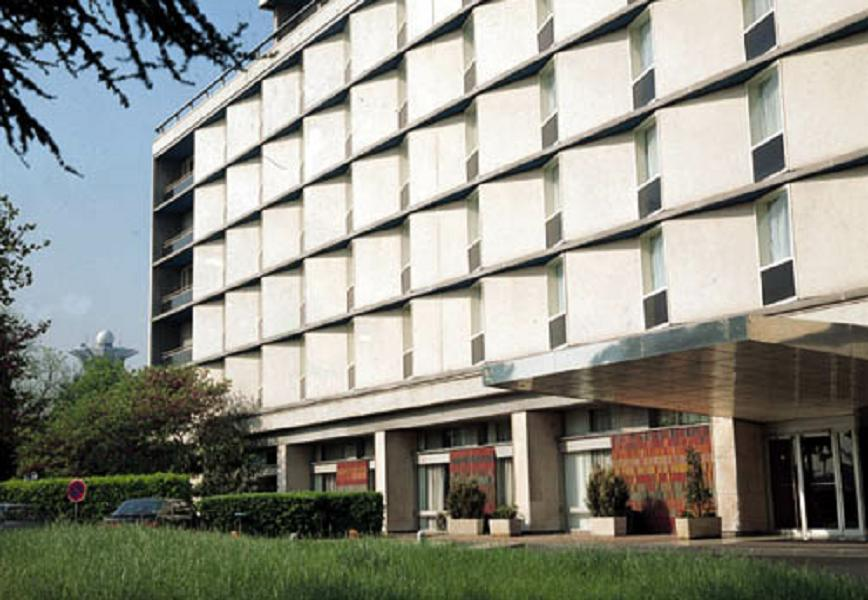
#> input picture bin/jetson/opencv/test.jpg, 868 x 600 px
$ python conttest.py   (older library calls are emulated)
#> lines starting #> are read from the running program, lines starting #| are printed output that depends on the picture; after the words box and inside, x2 and y2 are one past the last pixel; in counts of white or black regions, pixels touching at a corner belong together
import numpy as np
import cv2
im = cv2.imread('test.jpg')
#> im is the input picture: shape (600, 868, 3); mean B, G, R 133.7, 143.6, 142.9
imgray = cv2.cvtColor(im,cv2.COLOR_BGR2GRAY)
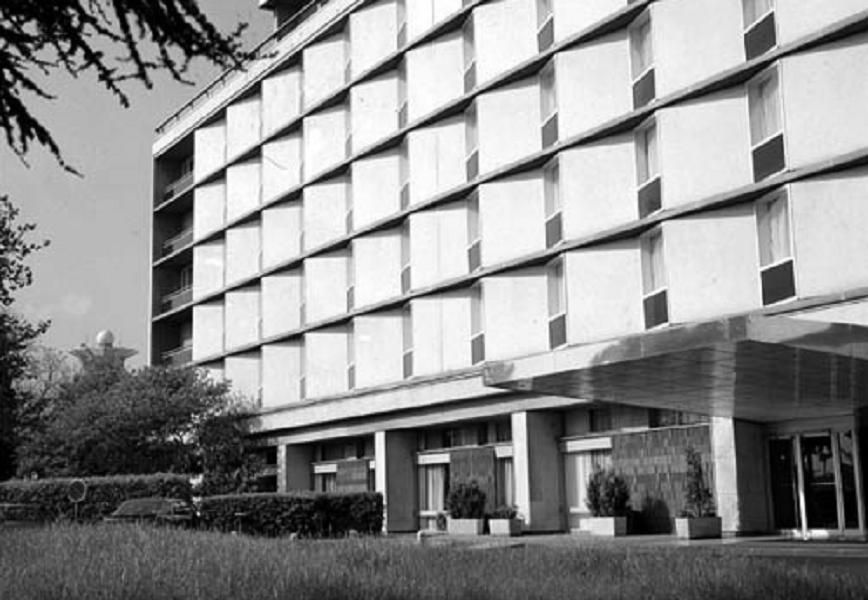
#> imgray: shape (600, 868); min 0, max 255, mean 142.3
ret,thresh = cv2.threshold(imgray,127,255,0)
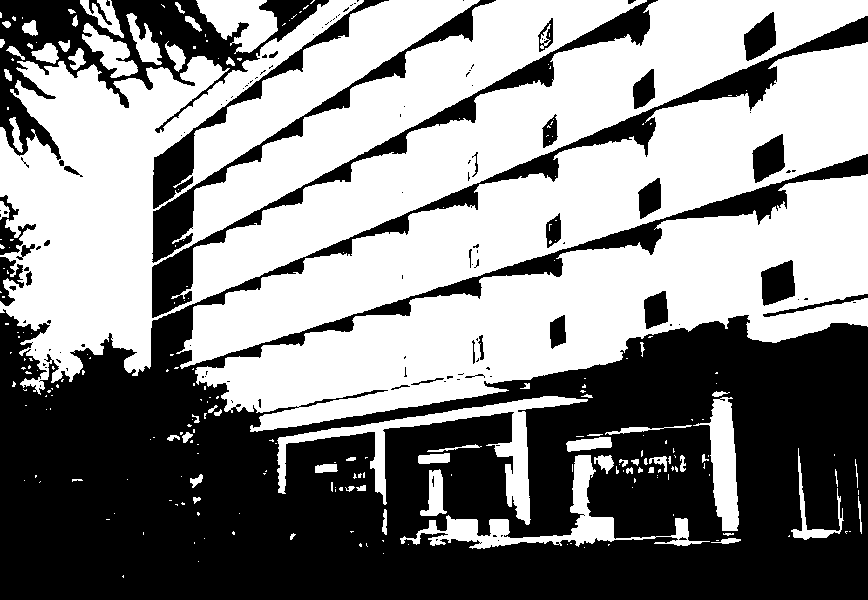
#> thresh: shape (600, 868); 53.4% white; 127 black regions (93 under 20 px)
im2, contours, hierarchy = cv2.findContours(thresh,cv2.RETR_TREE,cv2.CHAIN_APPROX_SIMPLE)
#> contours = 403 contours, 313 with area under 20; largest, box (x1, y1, x2, y2) and area: (0, 0, 868, 395) 129679, (195, 174, 868, 432) 67458, (176, 42, 868, 369) 57426, (277, 396, 588, 525) 5396, (400, 455, 710, 549) 4168
